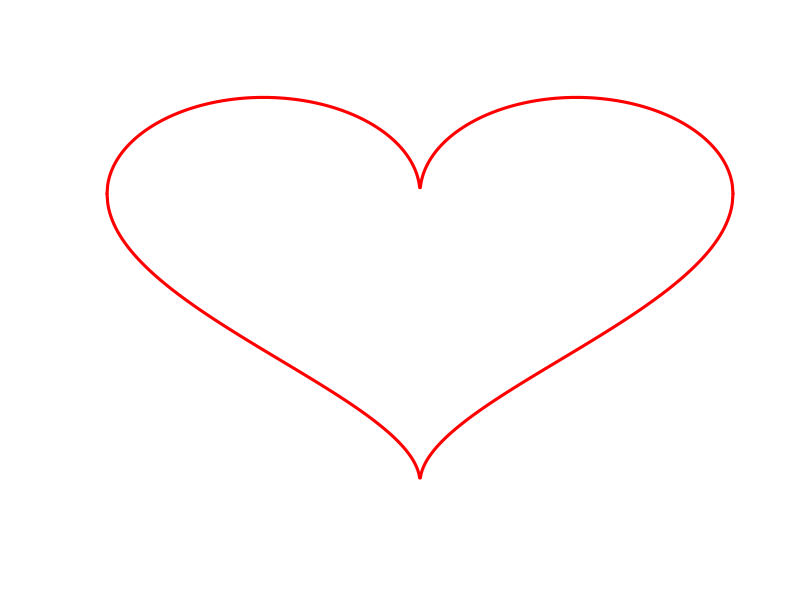

Here is the R script that generated this plot:
############################################################
# 1. Define how plot to top and bottom parts of the heart. #
############################################################

# Function to plot the top part of the heart.
heart_top = function(x){
  sqrt(1-(abs(x)-1)^2)
}

# Function to plot the bottom part of the heart.
heart_bottom = function(x){
  -3 * sqrt(1-sqrt(abs(x)) / sqrt(2))
}


#######################################
# 2. Calculate X and Y values.        #
# 3. Plot the calculated data points. #
#######################################
dev.new()

# Plot the functions using the curve() functions.
# First the top part.
curve(heart_top(x),
      from=-2, to=2, n=1000,
      xlim=c(-2, 2), ylim=c(-3, 1), # Why are we doing this?
      col='red',
      lty=1,
      lwd=3,
      axes=FALSE,
      xlab='',
      ylab='')

# Then the bottom part.
curve(heart_bottom(x),
      from=-2, to=2, n=1000,
      lty=1,
      lwd=3,
      col='red',
      add=TRUE)

##################
# 4. Experiment. #
##################

# Things to try:
#   i.  Let's distinguish between the top and bottom part.
#       How can we do this?
#
#   ii. How about adding a title?

